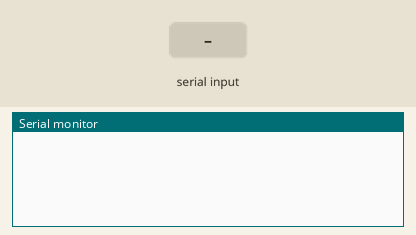
Simulated run of this sketch. Board: Arduino Uno, built with avr-gcc and run on an emulated ATmega328P. Shown: the last lines printed to the serial monitor. The test bench sets the inputs (shaded band).

Above: at 1.2 s.
1.3 s: "90,45\n" received over Serial
At 1.9 s:
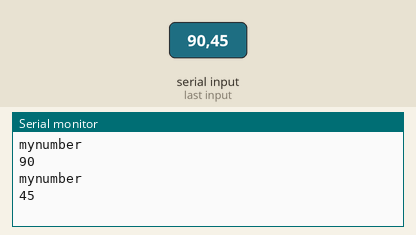
2.8 s: "30,150\n" received over Serial
At 4.5 s:
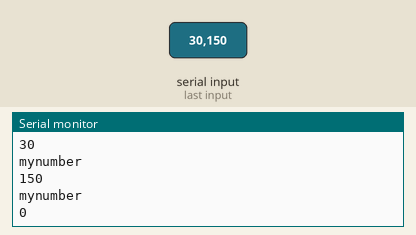
Timing chart, 0 to 6.0 s (numbered marks = the images above; inputs shaded):
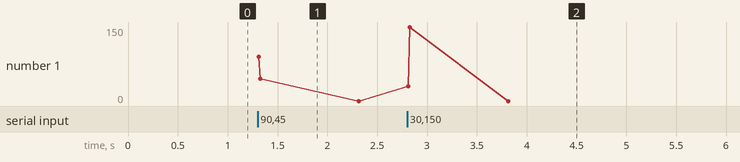

The sketch:

SerialInt.ino
```cpp
void setup() {
  // put your setup code here, to run once:
  Serial.begin(9600);

}

void loop() {
  // put your main code here, to run repeatedly:
  while(Serial.available()==0)
  {

  }
int mynumber=Serial.parseInt();
Serial.println("mynumber");

Serial.println(mynumber);

}
```

Measured:
- after the input at 1.3 s, the serial monitor: prints a new line at once (image 1)
- after the input at 2.8 s, the serial monitor: prints a new line at once (image 2)
